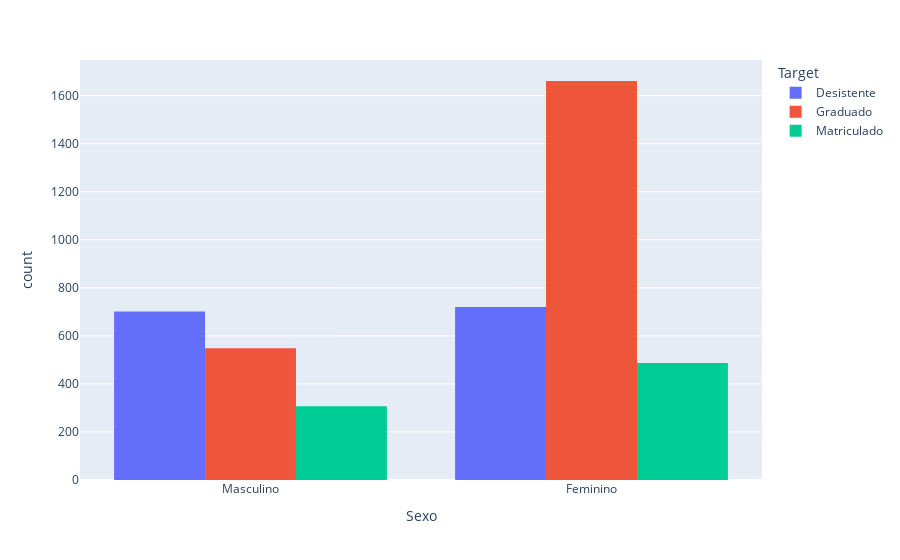

Source (notebook cell):
### Code cell
hist_sexo = px.histogram(df_students, x="Sexo", color="Target", barmode="group")
hist_sexo.show()

### Figure 1 — Plotly figure (JSON) as saved in the notebook; plotly's stock layout.template omitted (floating-point values rounded to 4 significant figures; data arrays with more than 128 entries replaced by an {"elided": "..."} marker saying what was removed)
{"data": [{"alignmentgroup": "True", "bingroup": "x", "hovertemplate": "Target=Desistente<br>Sexo=%{x}<br>count=%{y}<extra></extra>", "legendgroup": "Desistente", "marker": {"color": "#636efa", "pattern": {"shape": ""}}, "name": "Desistente", "offsetgroup": "Desistente", "orientation": "v", "showlegend": true, "type": "histogram", "x": {"elided": "1421 str values"}, "xaxis": "x", "yaxis": "y"}, {"alignmentgroup": "True", "bingroup": "x", "hovertemplate": "Target=Graduado<br>Sexo=%{x}<br>count=%{y}<extra></extra>", "legendgroup": "Graduado", "marker": {"color": "#EF553B", "pattern": {"shape": ""}}, "name": "Graduado", "offsetgroup": "Graduado", "orientation": "v", "showlegend": true, "type": "histogram", "x": {"elided": "2209 str values"}, "xaxis": "x", "yaxis": "y"}, {"alignmentgroup": "True", "bingroup": "x", "hovertemplate": "Target=Matriculado<br>Sexo=%{x}<br>count=%{y}<extra></extra>", "legendgroup": "Matriculado", "marker": {"color": "#00cc96", "pattern": {"shape": ""}}, "name": "Matriculado", "offsetgroup": "Matriculado", "orientation": "v", "showlegend": true, "type": "histogram", "x": {"elided": "794 str values"}, "xaxis": "x", "yaxis": "y"}], "layout": {"barmode": "group", "legend": {"title": {"text": "Target"}, "tracegroupgap": 0}, "margin": {"t": 60}, "xaxis": {"anchor": "y", "domain": [0, 1], "title": {"text": "Sexo"}}, "yaxis": {"anchor": "x", "domain": [0, 1], "title": {"text": "count"}}}}
